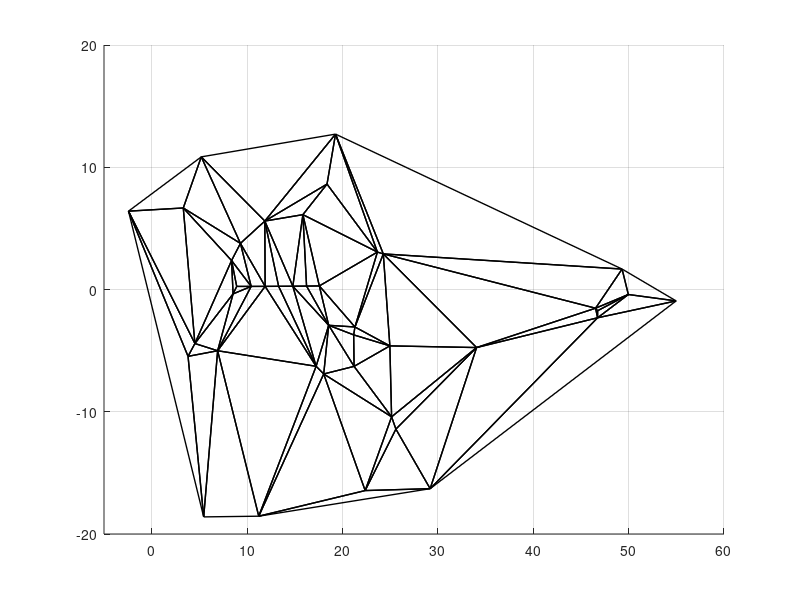

The MATLAB script that drew this image:
clear;
clc;

Reach = csvread('reach0.4.1.csv');
x = Reach(: , 1);
y = Reach(: , 2);

TRI = delaunay(x,y);  % get the triangulate results
dim = size(TRI, 1); 

TRI_id = [ [1 : dim]', TRI];

peri = zeros(dim, 1);



figure; 
axis([ -5, 60, -20, 20 ]);
grid on;
hold on;

for i = 1 : dim
    t1 = TRI(i, :);

    for j = 1 : length(t1)-1
        
        xt = [x(t1(j)) x(t1(j+1))];
        yt = [y(t1(j)) y(t1(j+1))];

        plot(xt, yt, 'k-', 'LineWidth', 1);
    end

    xt = [x(t1(end)) x(t1(1))];
    yt = [y(t1(end)) y(t1(1))];

    plot(xt, yt, 'k-', 'LineWidth', 1);
end

